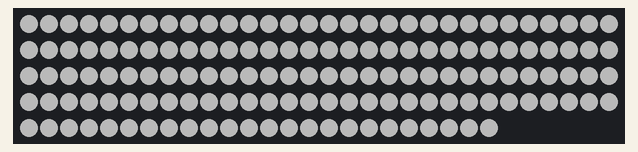
Bench run of a sketch on a simulated Arduino Uno, built with avr-gcc and run on an emulated ATmega328P. On the bench: 144 RGB LEDs in strip order, left to right, continuing on the next row. Dim RGB values are drawn brighter than linear; random numbers use the default seed unless the sketch sets one.

Above: at 0.21 s.

The sketch:

thunderstorm.ino
```cpp
#include <Adafruit_NeoPixel.h>
#define PIN 6
#define LED_CNT 144

Adafruit_NeoPixel strip = Adafruit_NeoPixel(LED_CNT, PIN, NEO_GRB + NEO_KHZ800);

void setup() {
  strip.begin();
  strip.show();
  randomSeed(42);
}

void loop() {
  thunderstorm();
}

void thunderstorm() {
  //Number of flashes for each loop
  int flashCnt = random(3, 15);

  //Brightness range for each individuell flash
  int minBrightness = 10;
  int maxBrightness = 255;

  //Duration range for each individuell flash
  int minDuration = 1;
  int maxDuration = 50;

  //Delay between each flash in one loop
  int minDelay = 1;
  int maxDelay = 150;

  int loopDelay = random(3000, 30000 / 2);  //Delay after one loop

  for (int flash = 0; flash <= flashCnt; flash++) {
    int brightness = random(minBrightness, maxBrightness);
    strip.fill(strip.Color(brightness, brightness, brightness), 0, LED_CNT);
    strip.show();
    delay(random(minDelay, maxDelay));
    strip.clear();
    strip.show();
    delay(random(minDelay, maxDelay));
  }
  delay(loopDelay);
}
```
